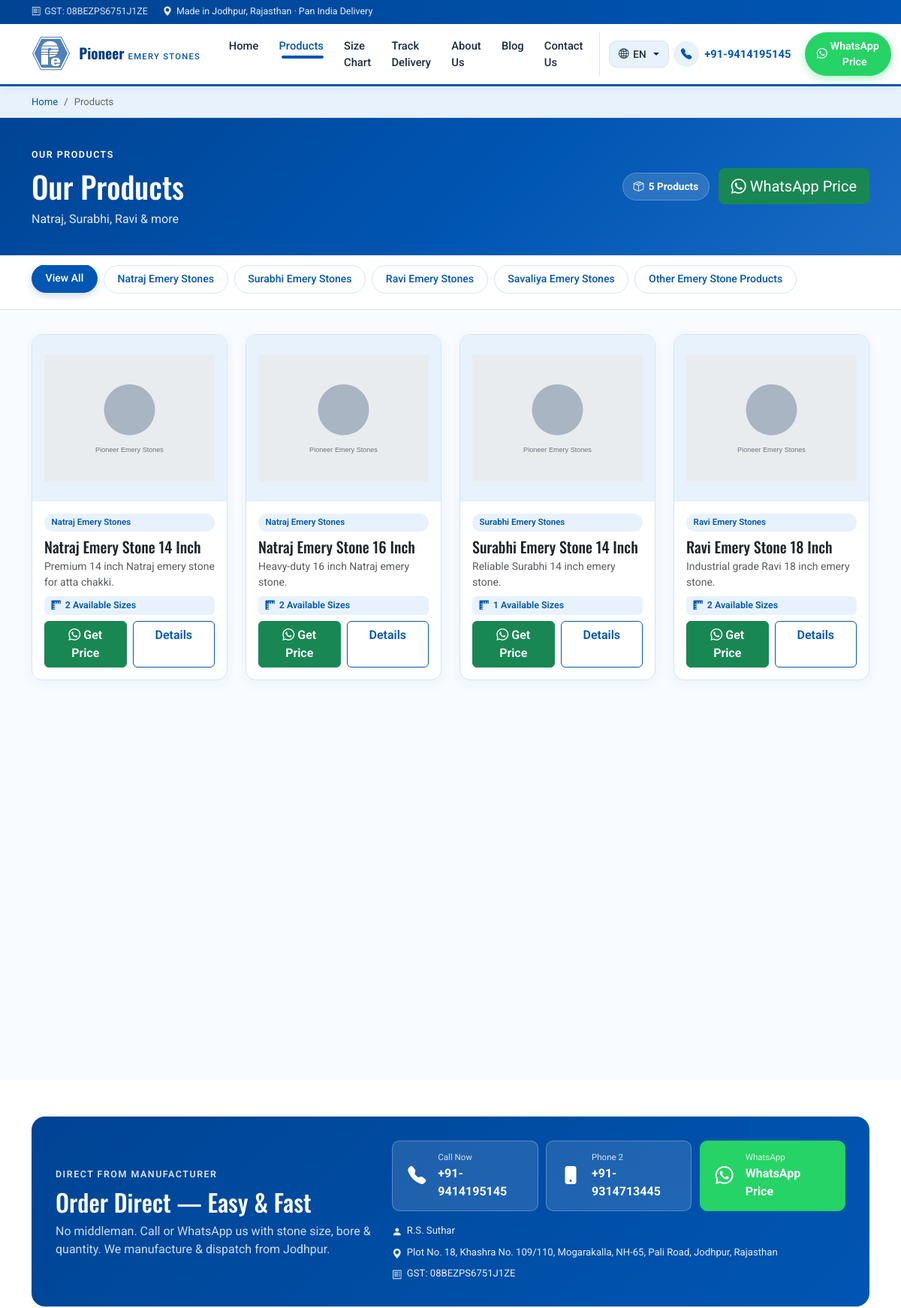
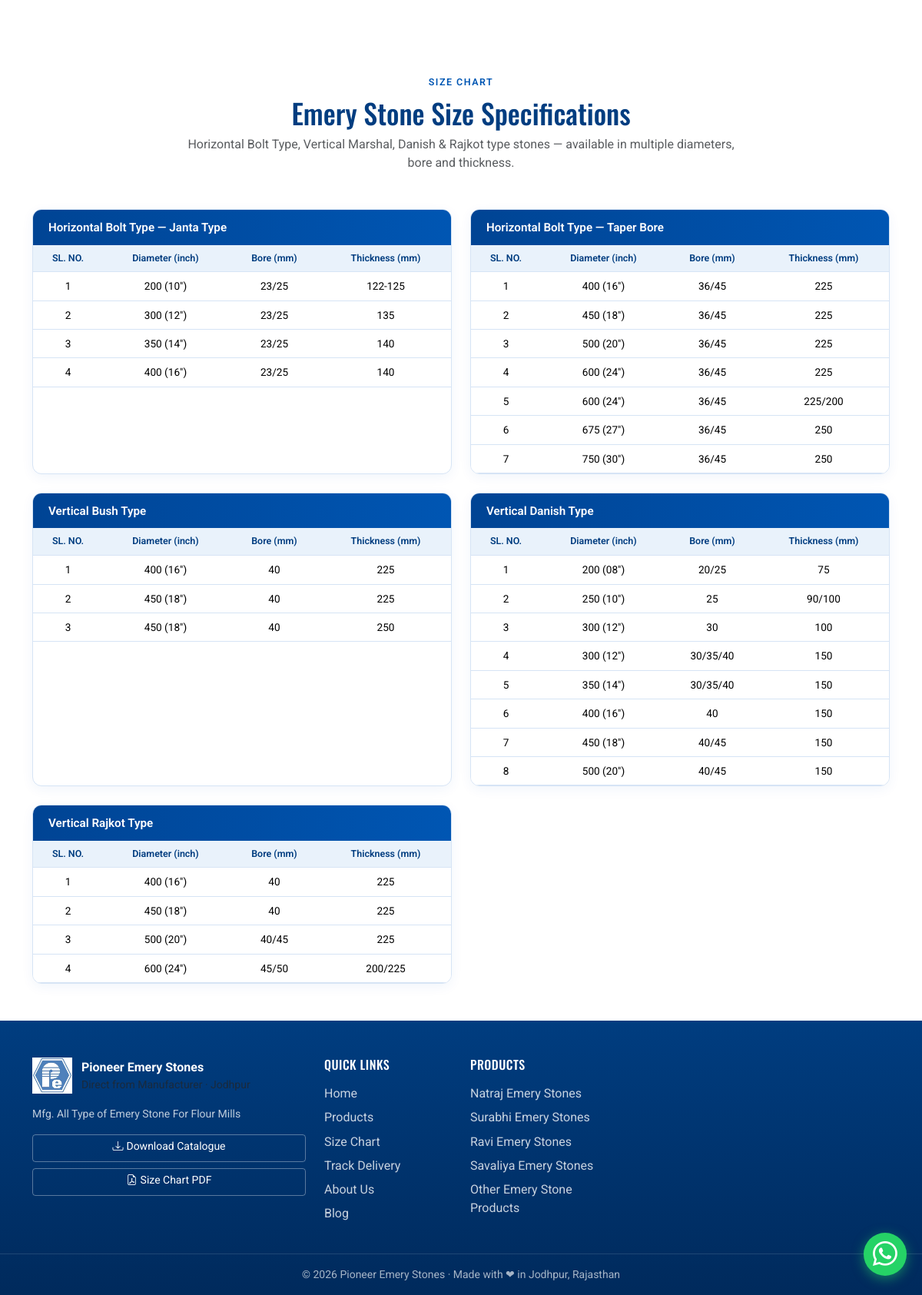
/public/en/products, run on the app's committed database (2 pictures, top to bottom).
### tables this page shows
CREATE TABLE category_translations (
    id INT AUTO_INCREMENT PRIMARY KEY,
    category_id INT NOT NULL,
    lang VARCHAR(5) NOT NULL,
    name VARCHAR(200) NOT NULL,
    description TEXT,
    meta_title VARCHAR(200),
    meta_description TEXT,
    FOREIGN KEY (category_id) REFERENCES categories(id) ON DELETE CASCADE,
    UNIQUE KEY (category_id, lang)
);

CREATE TABLE products (
    id INT AUTO_INCREMENT PRIMARY KEY,
    category_id INT NOT NULL,
    stone_type VARCHAR(50) DEFAULT NULL,
    slug VARCHAR(150) NOT NULL UNIQUE,
    sku VARCHAR(50),
    brochure VARCHAR(255),
    is_featured TINYINT(1) DEFAULT 0,
    is_active TINYINT(1) DEFAULT 1,
    sort_order INT DEFAULT 0,
    created_at TIMESTAMP DEFAULT CURRENT_TIMESTAMP,
    updated_at TIMESTAMP DEFAULT CURRENT_TIMESTAMP ON UPDATE CURRENT_TIMESTAMP,
    FOREIGN KEY (category_id) REFERENCES categories(id) ON DELETE CASCADE
);

### app/Views/partials/product-card.php (the view, shortened to what the rows shown need)
<?php
$showCategory = $showCategory ?? true;
$compact = $compact ?? false;
$homeCard = $homeCard ?? false;
$revealIndex = (int) ($revealIndex ?? 0);
$placeholderImg = asset('images/placeholder-product.svg');
?>
<article class="card product-card product-card-enhanced h-100 product-reveal-item<?= $homeCard ? ' product-card--home' : '' ?><?= $compact ? ' product-card--compact' : '' ?>" style="--reveal-i: <?= $revealIndex ?>">
    <a href="<?= url($lang, 'product/' . $product['slug']) ?>" class="product-card-img-wrap d-block text-decoration-none">
        <img src="<?= upload_url($product['image'] ?? '') ?>" class="card-img-top" alt="<?= e($product['name']) ?>" loading="lazy" onerror="this.onerror=null;this.src='<?= e($placeholderImg) ?>';">
    </a>
    <div class="card-body d-flex flex-column">
        <?php if ($showCategory && !empty($product['category_name'])): ?>
        <span class="product-category-tag"><?= e($product['category_name']) ?></span>
        <?php endif; ?>
        <h<?= ($compact || $homeCard) ? '6' : '5' ?> class="card-title mb-1">
            <a href="<?= url($lang, 'product/' . $product['slug']) ?>" class="text-decoration-none text-dark stretched-link-target"><?= e($product['name']) ?></a>
        </h<?= ($compact || $homeCard) ? '6' : '5' ?>>
        <?php if (!$compact && !$homeCard && !empty($product['short_description'])): ?>
        <p class="card-text text-muted small mb-2 flex-grow-1"><?= e(truncate($product['short_description'], 80)) ?></p>
        <?php endif; ?>
        <?php if (!empty($product['size_count'])): ?>
        <span class="product-size-tag mb-2"><i class="bi bi-rulers"></i> <?= (int) $product['size_count'] ?> <?= e($t['sizes']) ?></span>
        <?php endif; ?>
        <div class="product-card-actions position-relative" style="z-index:2">
            <a href="<?= whatsapp_link(product_whatsapp_message($product['name'], $lang)) ?>" class="btn btn-success<?= $homeCard ? ' btn-sm' : '' ?> flex-grow-1" target="_blank" rel="noopener">
                <i class="bi bi-whatsapp"></i> <?= e($t['get_price']) ?>
            </a>
            <a href="<?= url($lang, 'product/' . $product['slug']) ?>" class="btn btn-outline-primary<?= $homeCard ? ' btn-sm' : '' ?>"><?= e($t['details']) ?></a>
        </div>
    </div>
</article>

### app/Views/products/index.php
<?php require dirname(__DIR__) . '/partials/breadcrumbs.php'; ?>
<section class="products-page-hero">
    <div class="container">
        <div class="products-page-hero-inner">
            <div>
                <span class="section-label"><?= e($t['our_products']) ?></span>
                <h1 class="section-title mb-2"><?= e($t['our_products']) ?></h1>
                <p class="products-page-lead mb-0"><?= e($t['our_products_desc']) ?></p>
            </div>
            <div class="products-page-hero-actions">
                <span class="products-count-badge"><i class="bi bi-box-seam"></i> <?= count($products) ?> <?= e($t['products']) ?></span>
                <a href="<?= whatsapp_link($t['wa_quote_msg'] ?? 'Hello, I need emery stones.') ?>" class="btn btn-success btn-lg" target="_blank" rel="noopener">
                    <i class="bi bi-whatsapp"></i> <?= e($t['whatsapp_price']) ?>
                </a>
            </div>
        </div>
    </div>
</section>
<section class="products-filter-section">
    <div class="container">
        <div class="category-filter-scroll">
            <div class="category-filter d-flex flex-nowrap gap-2">
                <a href="<?= url($lang, 'products') ?>" class="category-chip active"><?= e($t['view_all']) ?></a>
                <?php foreach ($categories as $cat): ?>
                <a href="<?= url($lang, 'products/' . $cat['slug']) ?>" class="category-chip"><?= e($cat['name']) ?></a>
                <?php endforeach; ?>
            </div>
        </div>
    </div>
</section>
<section class="products-grid-section">
    <div class="container">
        <?php if (empty($products)): ?>
        <div class="text-center py-5 text-muted product-empty-state">
            <i class="bi bi-box-seam display-4 d-block mb-3 opacity-25"></i>
            <p class="mb-0"><?= e($t['no_results']) ?></p>
        </div>
        <?php else: ?>
        <div class="row g-3 g-md-4">
            <?php foreach ($products as $i => $product): ?>
            <div class="col-12 col-sm-6 col-lg-4 col-xl-3">
                <?php
                    $showCategory = true;
                    $compact = false;
                    $homeCard = false;
                    $revealIndex = $i;
                    require dirname(__DIR__) . '/partials/product-card.php';
                ?>
            </div>
            <?php endforeach; ?>
        </div>
        <?php endif; ?>
    </div>
</section>
<?php require dirname(__DIR__) . '/partials/manufacturer-contact.php'; ?>
<?php require dirname(__DIR__) . '/partials/spec-tables.php'; ?>

### app/Core/Router.php (shortened to what the rows shown need)
<?php
class Router
{
    private array $routes = [];
    private function addRoute(string $method, string $pattern, string $handler): void
    {
        $this->routes[] = compact('method', 'pattern', 'handler');
    }
    public function dispatch(string $url): void
    {
        $config = require dirname(__DIR__, 2) . '/config/app.php';
        $url = trim($url, '/');
        $segments = $url ? explode('/', $url) : [];
        if (!empty($segments) && in_array($segments[0], $config['languages'])) {
            $this->lang = array_shift($segments);
        } elseif (empty($segments)) {
            $this->lang = $_SESSION['lang'] ?? $config['default_lang'];
        }
        $path = implode('/', $segments);
        foreach ($this->routes as $route) {
            $params = $this->match($route['pattern'], $path);
            if ($params !== false) {
                [$controllerName, $method] = explode('@', $route['handler']);
                $controller = new $controllerClass();
                call_user_func_array([$controller, $method], $params);
                return;
            }
        }
    }
    private function match(string $pattern, string $path)
    {
        $pattern = trim($pattern, '/');
        $path = trim($path, '/');
        $patternParts = $pattern ? explode('/', $pattern) : [];
        $pathParts = $path ? explode('/', $path) : [];
        if (count($patternParts) !== count($pathParts)) {
            return false;
        }
        $params = [];
        foreach ($patternParts as $i => $part) {
            if (str_starts_with($part, '{') && str_ends_with($part, '}')) {
                $params[] = $pathParts[$i];
            } elseif ($part !== $pathParts[$i]) {
                return false;
            }
        }
        return $params;
    }
}

### app/Views/partials/footer.php (shortened to what the rows shown need)
<?php
$categories = $categories ?? (new \App\Models\Category())->getAll($lang);
?>
<footer class="site-footer">
    <div class="container pt-5 pb-4">
        <div class="row g-4">
            <div class="col-lg-4">
                <div class="footer-brand mb-3">
                    <img src="<?= site_logo_url($settings) ?>" alt="Pioneer Emery Stones" class="footer-logo-img">
                    <div>
                        <strong>Pioneer Emery Stones</strong>
                        <small class="d-block text-muted"><?= e($t['direct_from_factory']) ?> · Jodhpur</small>
                    </div>
                </div>
                <p class="footer-desc small"><?= e($t['mfg_tagline']) ?></p>
                <div class="footer-downloads d-flex flex-column gap-2 mt-3">
                    <a href="<?= url($lang, 'products') ?>" class="btn btn-outline-light btn-sm"><i class="bi bi-download me-1"></i><?= e($t['landing_download_catalogue'] ?? $t['download_brochure']) ?></a>
                    <a href="<?= url($lang) ?>#specifications" class="btn btn-outline-light btn-sm"><i class="bi bi-file-earmark-pdf me-1"></i><?= e($t['landing_size_chart_pdf'] ?? $t['size_chart']) ?></a>
                </div>
            </div>
            <div class="col-6 col-lg-2">
                <h6 class="footer-heading"><?= e($t['landing_quick_links'] ?? 'Quick Links') ?></h6>
                <ul class="list-unstyled footer-links">
                    <li><a href="<?= url($lang) ?>"><?= e($t['home']) ?></a></li>
                    <li><a href="<?= url($lang, 'products') ?>"><?= e($t['products']) ?></a></li>
                    <li><a href="<?= url($lang) ?>#specifications"><?= e($t['size_chart']) ?></a></li>
                    <li><a href="<?= url($lang, 'track-delivery') ?>"><?= e($t['track_delivery']) ?></a></li>
                    <li><a href="<?= url($lang, 'about') ?>"><?= e($t['about']) ?></a></li>
                    <li><a href="<?= url($lang, 'blog') ?>"><?= e($t['blog']) ?></a></li>
                </ul>
            </div>
            <div class="col-6 col-lg-2">
                <h6 class="footer-heading"><?= e($t['products']) ?></h6>
                <ul class="list-unstyled footer-links">
                    <?php foreach ($categories as $cat): ?>
                    <li><a href="<?= url($lang, 'products/' . $cat['slug']) ?>"><?= e($cat['name']) ?></a></li>
                    <?php endforeach; ?>
                </ul>
            </div>
        </div>
    </div>
    <div class="footer-bottom">
        <div class="container">
            <p class="mb-0 text-center small">&copy; <?= date('Y') ?> Pioneer Emery Stones · <?= e($t['landing_made_with_love'] ?? 'Made in Jodhpur, Rajasthan') ?></p>
        </div>
    </div>
</footer>

### data on the page
category_translations: name "Natraj Emery Stones"
category_translations: name "Surabhi Emery Stones"
category_translations: name "Ravi Emery Stones"
category_translations: name "Savaliya Emery Stones"
category_translations: name "Other Emery Stone Products"
products: $revealIndex 0 (drawn), category_name "Natraj Emery Stones", name "Natraj Emery Stone 14 Inch", short_description "Premium 14 inch Natraj emery stone for atta chakki.", size_count "2", sizes "Available Sizes", get_price "Get Price", details "Details"
products: $revealIndex 1 (drawn), category_name "Natraj Emery Stones", name "Natraj Emery Stone 16 Inch", short_description "Heavy-duty 16 inch Natraj emery stone.", size_count "2", sizes "Available Sizes", get_price "Get Price", details "Details"
products: $revealIndex 2 (drawn), category_name "Surabhi Emery Stones", name "Surabhi Emery Stone 14 Inch", short_description "Reliable Surabhi 14 inch emery stone.", size_count "1", sizes "Available Sizes", get_price "Get Price", details "Details"
products: $revealIndex 3 (drawn), category_name "Ravi Emery Stones", name "Ravi Emery Stone 18 Inch", short_description "Industrial grade Ravi 18 inch emery stone.", size_count "2", sizes "Available Sizes", get_price "Get Price", details "Details"

### other printed values
$t['gst_label'] "GST"
$gstNo "08BEZPS6751J1ZE"
$t['made_in_jodhpur'] "Made in Jodhpur, Rajasthan"
$t['pan_india'] "Pan India Delivery"
$t['home'] "Home"
$t['products'] "Products"
$t['size_chart'] "Size Chart"
$t['track_delivery'] "Track Delivery"
$t['about'] "About Us"
$t['blog'] "Blog"
$t['contact'] "Contact Us"
$t['whatsapp_price'] "WhatsApp Price"
$crumb['name'] "Home"
$crumb['name'] "Products"
$t['our_products'] "OUR PRODUCTS"
